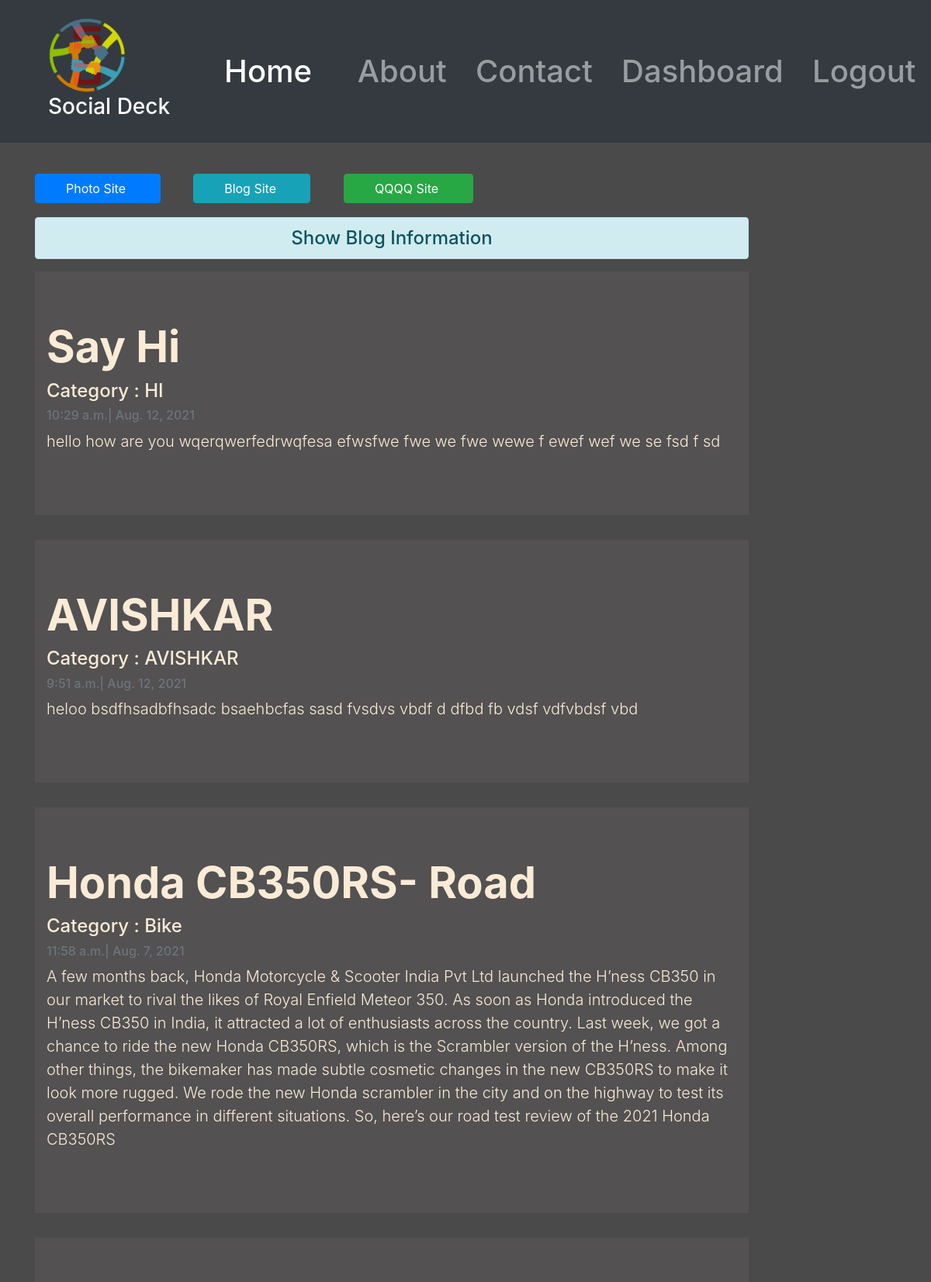
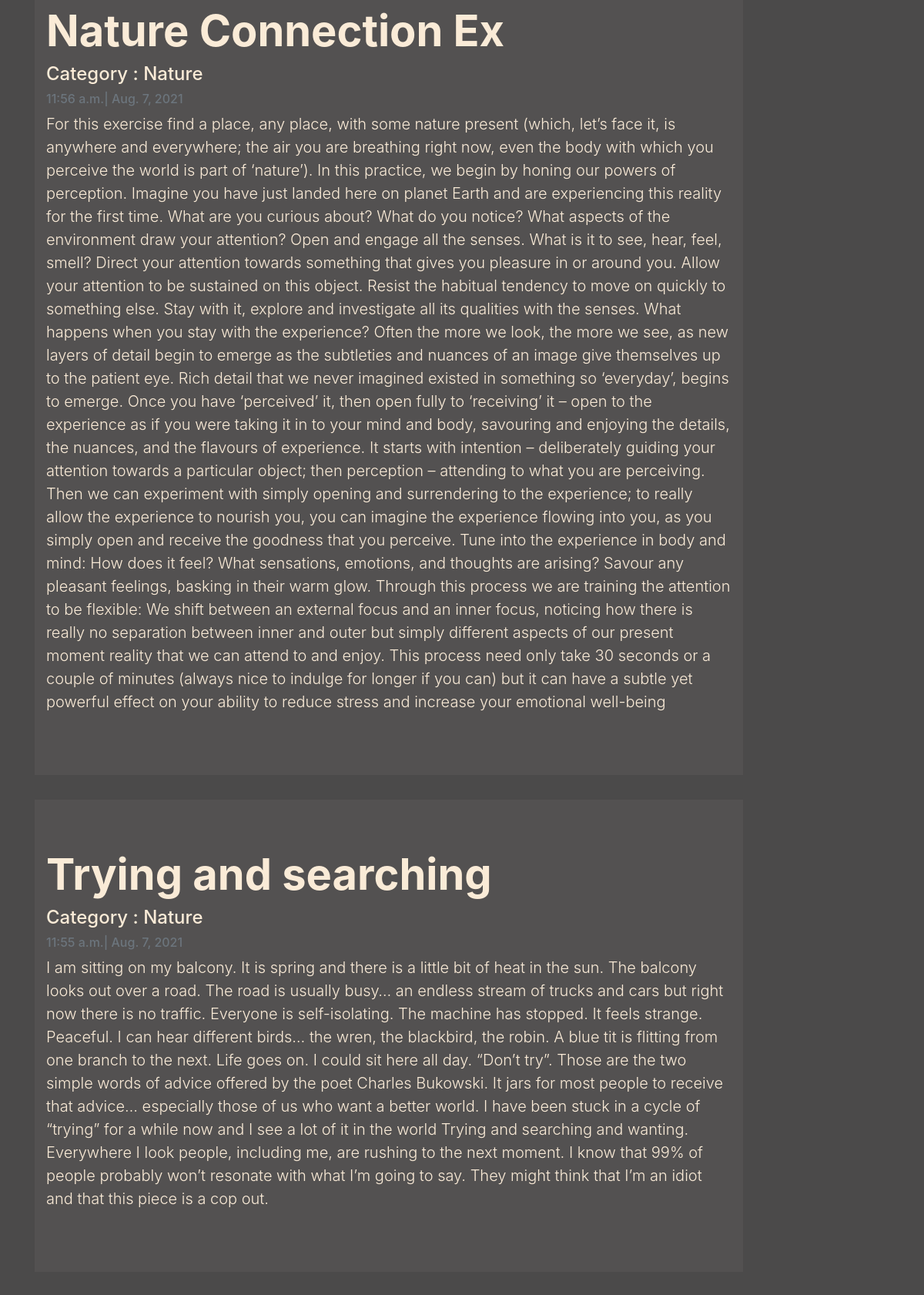
Page /viewblog/ (signed in, upper part) on the committed database (2 pictures, top to bottom).
### Blog_Photo_App/models.py (models this page shows, shortened)
class Blog(models.Model):
    Title = models.CharField(max_length=50)
    Category = models.ForeignKey(Blog_Category, on_delete=models.CASCADE)
    Oneline = models.CharField(max_length=100)
    Content = models.TextField()
    Date = models.DateField(auto_now_add=True)
    Time = models.TimeField(auto_now_add=True)
    user = models.ForeignKey(User, on_delete=models.CASCADE)

class Blog_Category(models.Model):
    name = models.CharField(max_length=100, null=False, blank=False)

### Blog_Photo_App/views.py (the view)
# urls.py: path('viewblog/',views.view_blogs,name='blog_site'),
@login_required(login_url='login')
def view_blogs(request):
    posts = Blog.objects.all().order_by("-id")
    context = {'posts': posts}
    return render(request, 'blog/blog_site.html', context)

### Blog_Photo_App/templates/blog/blog_site.html
{% extends 'blog/base.html' %}
{% load static %}
{% block content %}
<div class="col-sm-10">
  <br>
  <h1>
    <a href="{% url 'photo_site' %}" class="btn btn-primary">&nbsp; &nbsp;&nbsp; &nbsp;Photo Site &nbsp; &nbsp;&nbsp; &nbsp;</a>&nbsp; &nbsp;
    <a href="{% url 'blog_site' %}" class="btn btn-info">&nbsp; &nbsp;&nbsp; &nbsp;Blog Site &nbsp; &nbsp;&nbsp; &nbsp;</a>&nbsp; &nbsp;
      <a href="#" class="btn btn-success">&nbsp; &nbsp;&nbsp; &nbsp;QQQQ  Site &nbsp; &nbsp;&nbsp; &nbsp;</a>&nbsp; &nbsp;
  </h1>
 <h4 class="text-center alert alert-info mt-3">Show Blog Information</h4>
  {% for post in posts %}
    <div class="jumbotron jumbotron-fluid jumbo-color">
      <div class="container">
        <h1 class="display-4 font-weight-bold">{{post.Title}}</h1>
		<h4>Category : {{post.Category.name}}</h4>
        <p class="card-text text-muted h6"> {{post.Time}}| {{ post.Date}} </p>
        <p class="lead">{{post.Content}}</p>
      </div>
    </div>
  {% endfor %}
{% endblock content %}

### Blog_Photo_App/static/blog/css/style.css (style rules this page uses)
body { background-color: rgb(75, 74, 74); color: antiquewhite; }
.jumbo-color { background-color: rgb(83, 81, 81); }

### rows in the picture
Blog: Title "Say Hi", Category.name "HI", Time "10:29 a.m.", Date "Aug. 12, 2021", Content "hello how are you wqerqwerfedrwqfesa efwsfwe fwe we fwe wewe f ewef wef we se fsd f sd"
Blog: Title "AVISHKAR", Category.name "AVISHKAR", Time "9:51 a.m.", Date "Aug. 12, 2021", Content "heloo bsdfhsadbfhsadc bsaehbcfas sasd fvsdvs vbdf d dfbd fb vdsf vdfvbdsf vbd"
Blog: Title "Honda CB350RS- Road", Category.name "Bike", Time "11:58 a.m.", Date "Aug. 7, 2021", Content "A few months back, Honda Motorcycle & Scooter India Pvt Ltd launched the H’ness CB350 in our market to rival the likes of Royal Enfield Meteor 350. As soon as Honda introduced the H’ness CB350 in India, it attracted a lot of enthusiasts across the country. Last week, we got a chance to ride the new Honda CB350RS, which is the Scrambler version of the H’ness. Among other things, the bikemaker has made subtle cosmetic changes in the new CB350RS to make it look more rugged. We rode the new Honda scrambler in the city and on the highway to test its overall performance in different situations. So, here’s our road test review of the 2021 Honda CB350RS"
Blog: Title "Nature Connection Ex", Category.name "Nature", Time "11:56 a.m.", Date "Aug. 7, 2021", Content "For this exercise find a place, any place, with some nature present (which, let’s face it, is anywhere and everywhere; the air you are breathing right now, even the body with which you perceive the world is part of ‘nature’). In this practice, we begin by honing our powers of perception. Imagine you have just landed here on planet Earth and are experiencing this reality for the first time. What are you curious about? What do you notice? What aspects of the environment draw your attention? Open and engage all the senses. What is it to see, hear, feel, smell? Direct your attention towards something that gives you pleasure in or around you. Allow your attention to be sustained on this object.…"
Blog: Title "Trying and searching", Category.name "Nature", Time "11:55 a.m.", Date "Aug. 7, 2021", Content "I am sitting on my balcony. It is spring and there is a little bit of heat in the sun. The balcony looks out over a road. The road is usually busy… an endless stream of trucks and cars but right now there is no traffic. Everyone is self-isolating. The machine has stopped. It feels strange. Peaceful. I can hear different birds… the wren, the blackbird, the robin. A blue tit is flitting from one branch to the next. Life goes on. I could sit here all day. “Don’t try”. Those are the two simple words of advice offered by the poet Charles Bukowski. It jars for most people to receive that advice… especially those of us who want a better world. I have been stuck in a cycle of “trying” for a while…"
